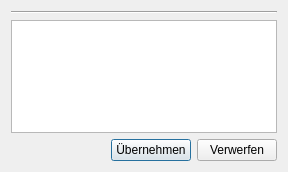
<?xml version="1.0" encoding="UTF-8"?>
<ui version="4.0">
 <class>Dialog</class>
 <widget class="QDialog" name="Dialog">
  <property name="geometry">
   <rect>
    <x>0</x>
    <y>0</y>
    <width>288</width>
    <height>172</height>
   </rect>
  </property>
  <property name="windowTitle">
   <string>Ergebnisse inspizieren</string>
  </property>
  <layout class="QVBoxLayout" name="verticalLayout">
   <item>
    <widget class="Line" name="line">
     <property name="orientation">
      <enum>Qt::Horizontal</enum>
     </property>
    </widget>
   </item>
   <item>
    <widget class="QTableWidget" name="results_table">
     <property name="selectionMode">
      <enum>QAbstractItemView::SingleSelection</enum>
     </property>
     <property name="selectionBehavior">
      <enum>QAbstractItemView::SelectRows</enum>
     </property>
     <property name="sortingEnabled">
      <bool>true</bool>
     </property>
    </widget>
   </item>
   <item>
    <spacer name="verticalSpacer">
     <property name="orientation">
      <enum>Qt::Vertical</enum>
     </property>
     <property name="sizeHint" stdset="0">
      <size>
       <width>20</width>
       <height>40</height>
      </size>
     </property>
    </spacer>
   </item>
   <item>
    <layout class="QHBoxLayout" name="horizontalLayout">
     <property name="topMargin">
      <number>0</number>
     </property>
     <item>
      <spacer name="horizontalSpacer">
       <property name="orientation">
        <enum>Qt::Horizontal</enum>
       </property>
       <property name="sizeHint" stdset="0">
        <size>
         <width>40</width>
         <height>20</height>
        </size>
       </property>
      </spacer>
     </item>
     <item>
      <widget class="QPushButton" name="accept_button">
       <property name="sizePolicy">
        <sizepolicy hsizetype="Fixed" vsizetype="Fixed">
         <horstretch>0</horstretch>
         <verstretch>0</verstretch>
        </sizepolicy>
       </property>
       <property name="text">
        <string>Übernehmen</string>
       </property>
      </widget>
     </item>
     <item>
      <widget class="QPushButton" name="discard_button">
       <property name="sizePolicy">
        <sizepolicy hsizetype="Fixed" vsizetype="Fixed">
         <horstretch>0</horstretch>
         <verstretch>0</verstretch>
        </sizepolicy>
       </property>
       <property name="text">
        <string>Verwerfen</string>
       </property>
      </widget>
     </item>
    </layout>
   </item>
  </layout>
 </widget>
 <resources/>
 <connections/>
</ui>
